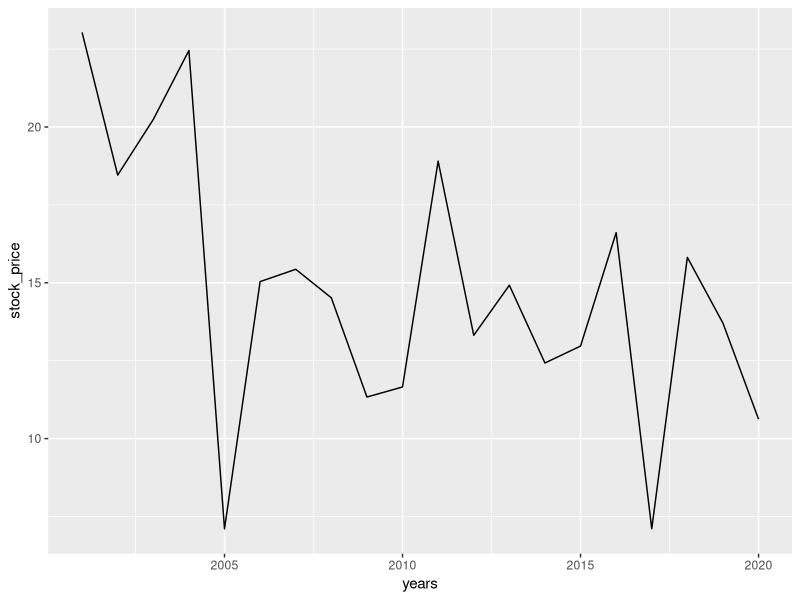
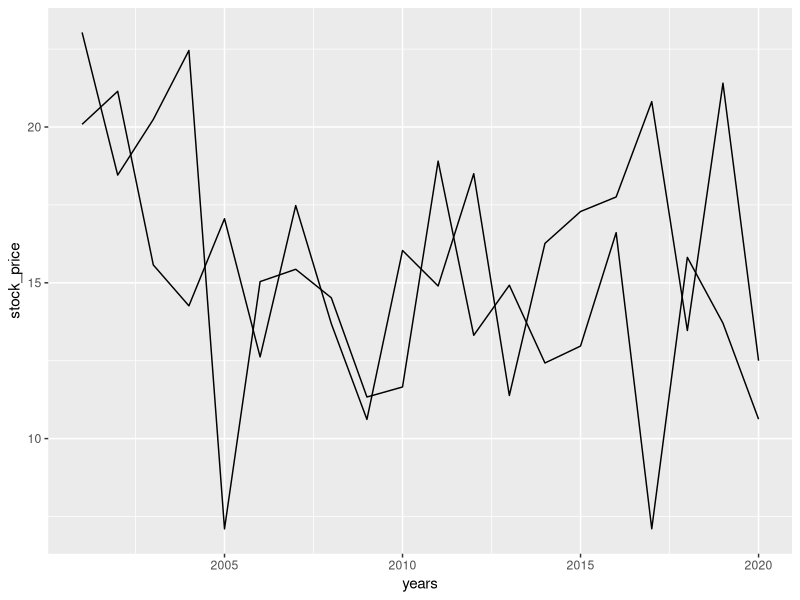
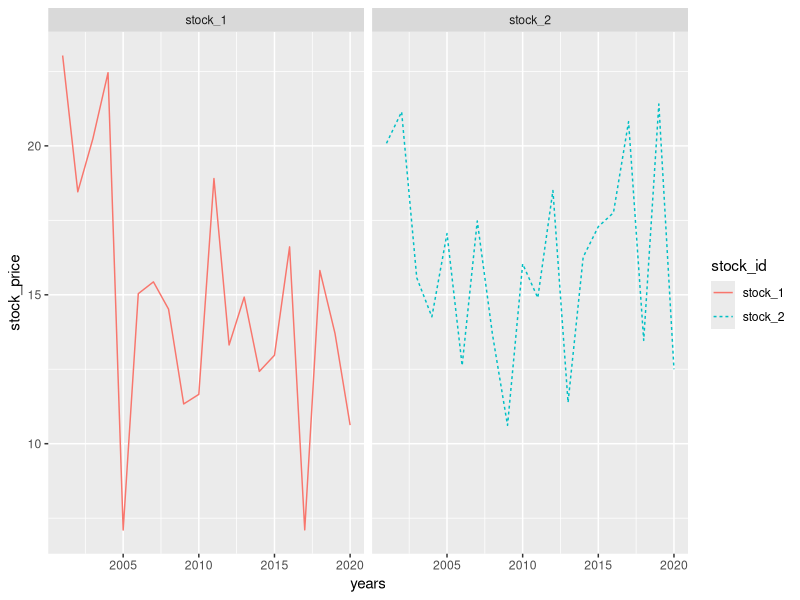
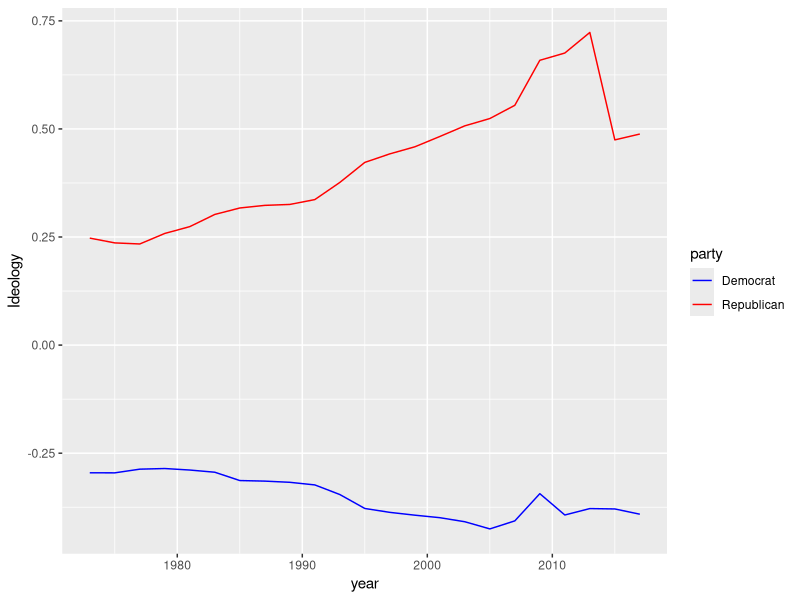

The R script that drew these images, in order:
library(tidyverse)

# create a sequence of years

years<-seq(2001,2020,1)

years

# create "fake" data for price

price<-rnorm(20, mean=15, sd=5)

# put data together

fig_data<-tibble("years"=years,"stock_price"=price)

ggplot(fig_data, aes(x=years,y=stock_price)) +
  geom_line()

# make data for the first of two stocks

fig_data$stock_id<-rep("stock_1",20)

stock_1_time_series<-fig_data

# create data for the second company

stock_id<-rep("stock_2",20)

years<-seq(2001,2020,1)

price<-rnorm(20, mean=15, sd=5)

stock_2_time_series<- tibble("stock_id"=stock_id,"years"=years,"stock_price"=price)

# combine with bind_rows()

all_stocks_time_series<-bind_rows(stock_1_time_series,stock_2_time_series)

view(all_stocks_time_series)

# make the plot

ggplot(all_stocks_time_series, aes(x=years,y=stock_price, group=stock_id)) + 
  geom_line()

# modify group, linetype, color and add facet_wrap

ggplot(all_stocks_time_series, aes(x=years,y=stock_price, group=stock_id, linetype=stock_id, color=stock_id)) + 
  geom_line() + 
  facet_wrap(~stock_id)

cel<-read.csv("cel_volden_wiseman-_coursera.csv")

cel$party<-recode(cel$dem, "1"="Democrat", "0"="Republican")

fig_data <- cel %>%
  group_by(party, year) %>%
  summarise("Ideology"=mean(dwnom1,na.rm=T))

view(fig_data)

ggplot(fig_data, aes(x=year,y=Ideology, group=party, color=party))+
  geom_line() +
  scale_color_manual(values=c("blue","red"))